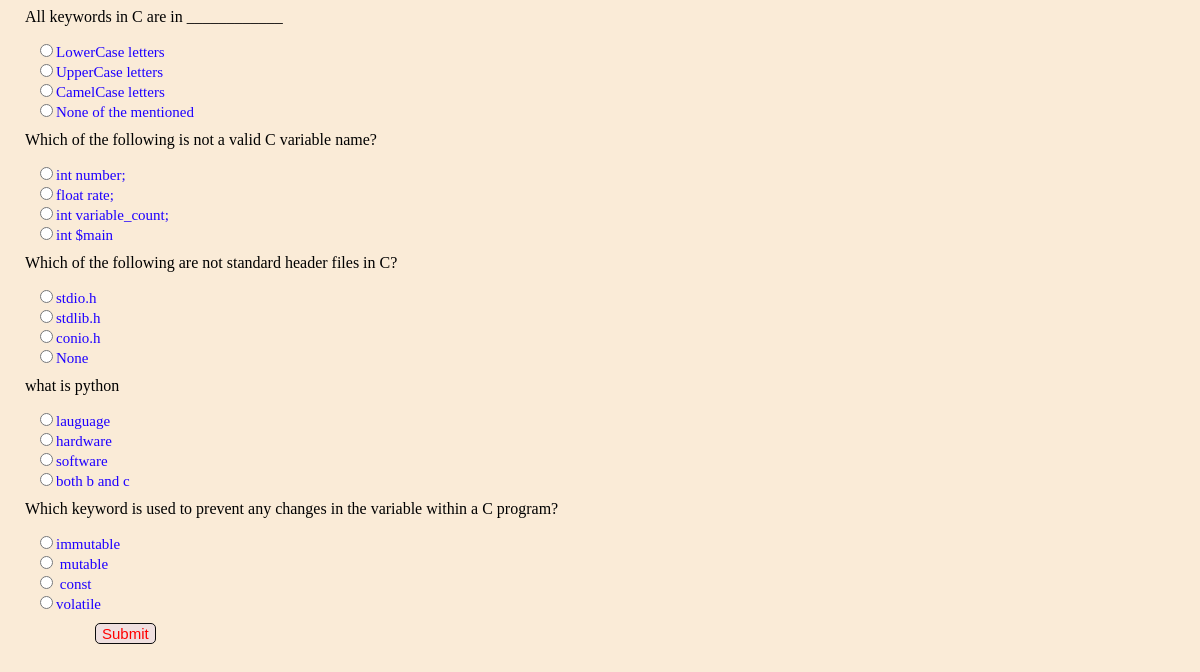
The page /OTS/starttest/ on the database its author committed.
### OTS/models.py (models this page shows)
class Question(models.Model):
    qno = models.IntegerField(primary_key=True,auto_created=True)
    que = models.CharField(max_length=200)
    optiona = models.CharField(max_length=100)
    optionb = models.CharField(max_length=100)
    optionc = models.CharField(max_length=100)
    optiond = models.CharField(max_length=100)
    answer = models.CharField(max_length=1)

### OTS/views.py (the view)
# urls.py: path('starttest/',starttest),
def starttest(request):
    no_of_que=5
    question_pool=list(Question.objects.all())
    random.shuffle(question_pool)
    questions_list=question_pool[:no_of_que]
    res=render(request,'starttest.html',{'questions':questions_list})
    return res

### templates/starttest.html (shortened to what this page needs)
<!DOCTYPE html>
<html lang="en">
<head>
    {% load static %}
    <link rel="stylesheet" type="text/css" href="{% static 'css/starttest.css' %}">
</head>
<body>
        <form action="http://localhost:8000/OTS/testresult/" method="post" >
        {% for question in questions %}
        <div class="question" >
            <div class="que" >
                {{question.que}}
            </div>
        <div id="option">
            <div class="option"><input type="radio" name="q{{question.qno}}" value="a">{{question.optiona}}</div>
            <div class="option"><input type="radio" name="q{{question.qno}}" value="b">{{question.optionb}}</div>
            <div class="option"><input type="radio" name="q{{question.qno}}" value="c">{{question.optionc}}</div>
            <div class="option"><input type="radio" name="q{{question.qno}}" value="d">{{question.optiond}}</div>
        </div>
            {% endfor %}
        </div>
        <div id="submit">
            <input type="submit" value="Submit">
        </div>
    </form>
</body>
</html>

### static/css/starttest.css (style rules this page uses)
body { background-color: antiquewhite; background-repeat: no-repeat; background-size: 100%; margin-left:25px ; }
#option { padding: 10px; margin-top: 5px; color: rgb(30, 0, 255); font-size: 15px; }
#submit input { margin-left: 70px; font-size: 15px; text-align: center; background-color: rgb(239, 224, 224); border: 1px solid rgb(12, 12, 12); border-radius: 5px; color: red; }

### rows shown on the page
Question: que "All keywords in C are in ____________", optiona "LowerCase letters", optionb "UpperCase letters", optionc "CamelCase letters", optiond "None of the mentioned"
Question: que "Which of the following is not a valid C variable name?", optiona "int number;", optionb "float rate;", optionc "int variable_count;", optiond "int $main"
Question: que "Which of the following are not standard header files in C?", optiona "stdio.h", optionb "stdlib.h", optionc "conio.h", optiond "None"
Question: que "what is python", optiona "lauguage", optionb "hardware", optionc "software", optiond "both b and c"
Question: que "Which keyword is used to prevent any changes in the variable within a C program?", optiona "immutable", optionb "mutable", optionc "const", optiond "volatile"
